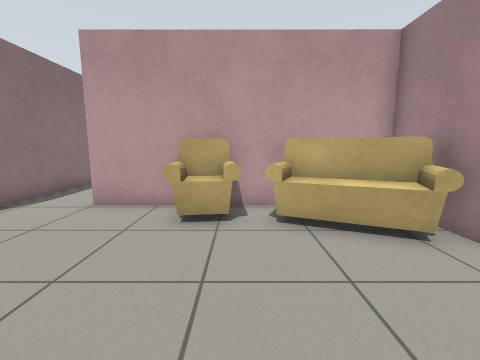
[1] (above)

14 first-person views from a walk through a Gazebo world. The camera is 0.9 m above the floor, tilts 8° down and sees 90° across. The floor is counted in squares, 0.5 m on a side. Each view is taken from the middle of a square. On the plan, view 1 faces up. The plan holds only what a view shows up to about 14 squares ahead; the rest is blank. Robots are left out. Gazebo's built-in surfaces are drawn with simple patterns. Surface patterns are stand-ins for the level's own textures.

[2]
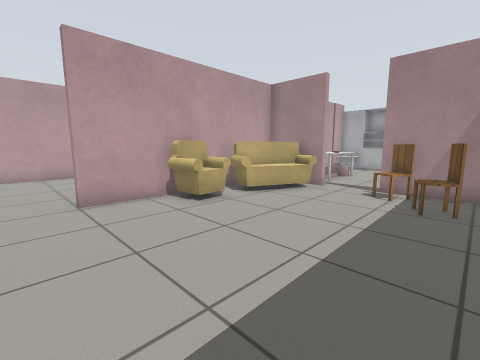

[3]
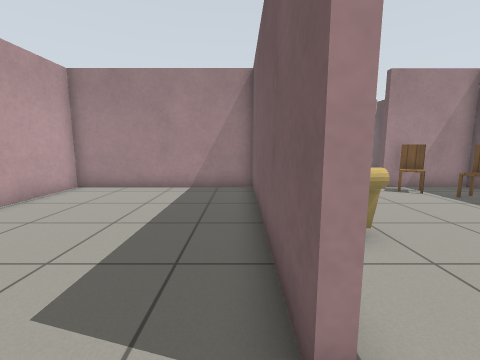

[4]
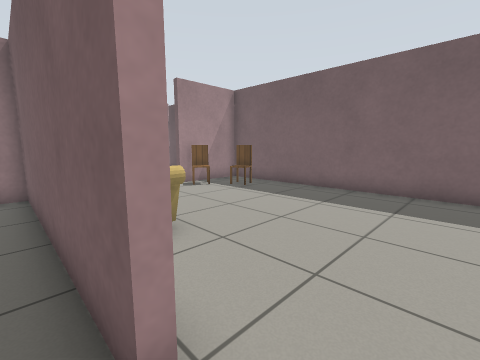

[5]
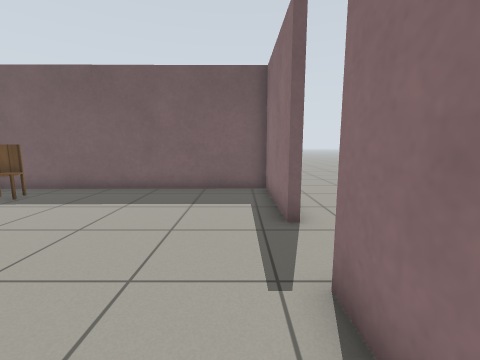

[6]
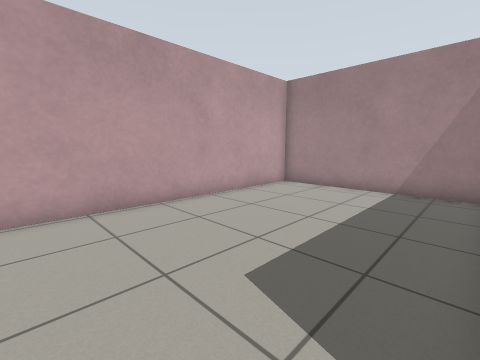

[7]
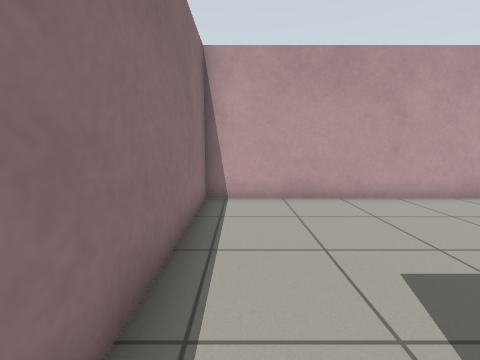

[8]
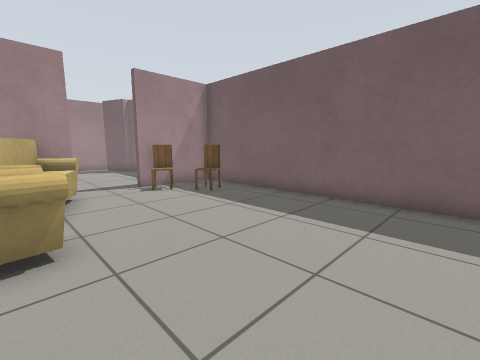

[9]
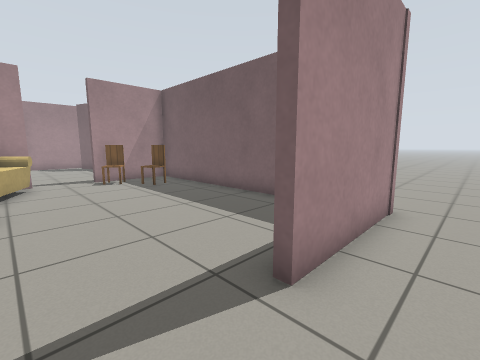

[10]
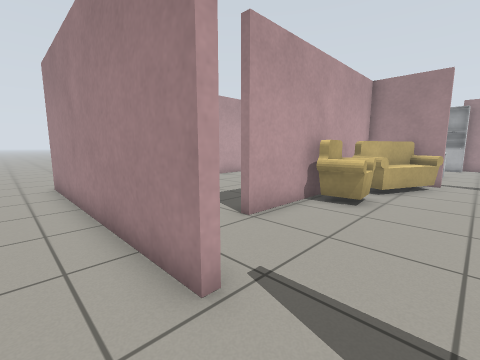

[11]
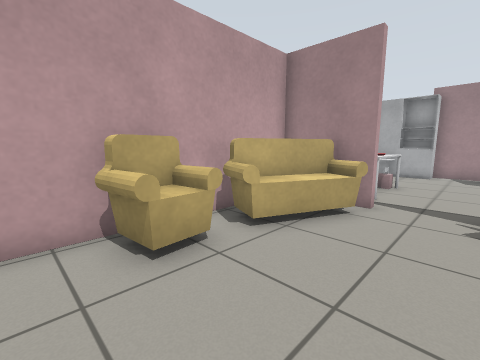

[12]
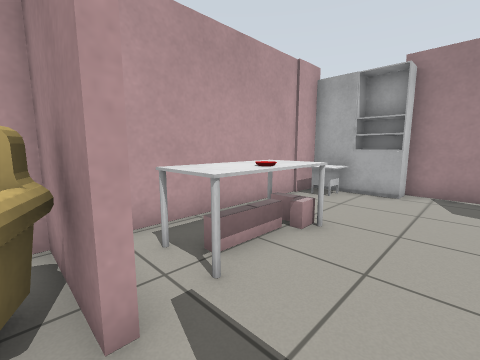

[13]
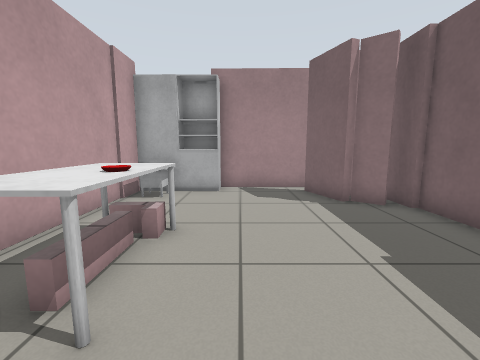

[14]
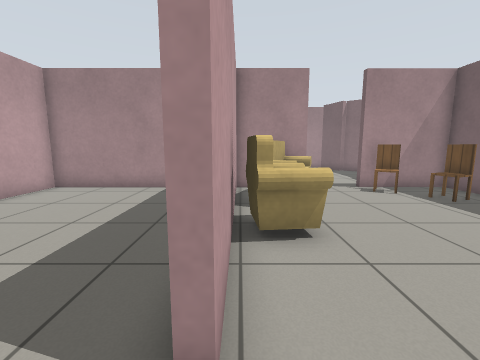

### Floor plan
Points are (right, up) in squares from view 1. A wall is a line through its corners. A room is listed if a view was taken in it or the views show most of it. See-through windows are left out.
Room 1 (views 1, 2, 8, 11, 12, 13)
walls: (4.5, 4.1) (4.5, 7.2) (-4.5, 7.2); (-7.1, 2.6) (-7.1, -2.1) (4.5, -2) (4.5, 1.7); (-7.2, 6.4) (-7.2, 5.2)
ways out: opening at (-5.5, 7) to room 2; opening at (-7, 4) to room 3; opening at (5, 3)
objects: armchair (-2, 6) to (0, 6); sofa (1, 4) to (4, 6); chair (2, 0); chair (3, 1) to (4, 1)
Room 2 (views 3, 4, 5, 6, 7, 14)
walls: (-4.5, 7.5) (4.5, 7.5) (4.4, 15.2) (-7.2, 15.2) (-7.2, 6.4)
ways out: opening at (-5.5, 7) to room 1
Room 3 (views 9, 10)
walls: (-7.4, 5.2) (-7.5, 15.6); (-7.4, -2.4) (-7.4, 2.6)
ways out: opening at (-7, 4) to room 1; opening at (14, 0)

Where each view was taken, in squares from view 1:
view 1: 0 up, 0 right, facing up
view 2: 1 down, 6 left, facing up-right
view 3: 8 up, 6 left, facing right
view 4: 8 up, 6 left, facing down-right
view 5: 8 up, 6 left, facing down
view 6: 8 up, 6 left, facing up-right
view 7: 7 up, 6 left, facing up
view 8: 6 up, 6 left, facing down-right
view 9: 5 up, 9 left, facing down-right
view 10: 3 up, 9 left, facing up-right
view 11: 2 up, 3 left, facing up-right
view 12: 2 up, 4 right, facing up-right
view 13: 3 up, 4 right, facing right
view 14: 7 up, 6 left, facing right
